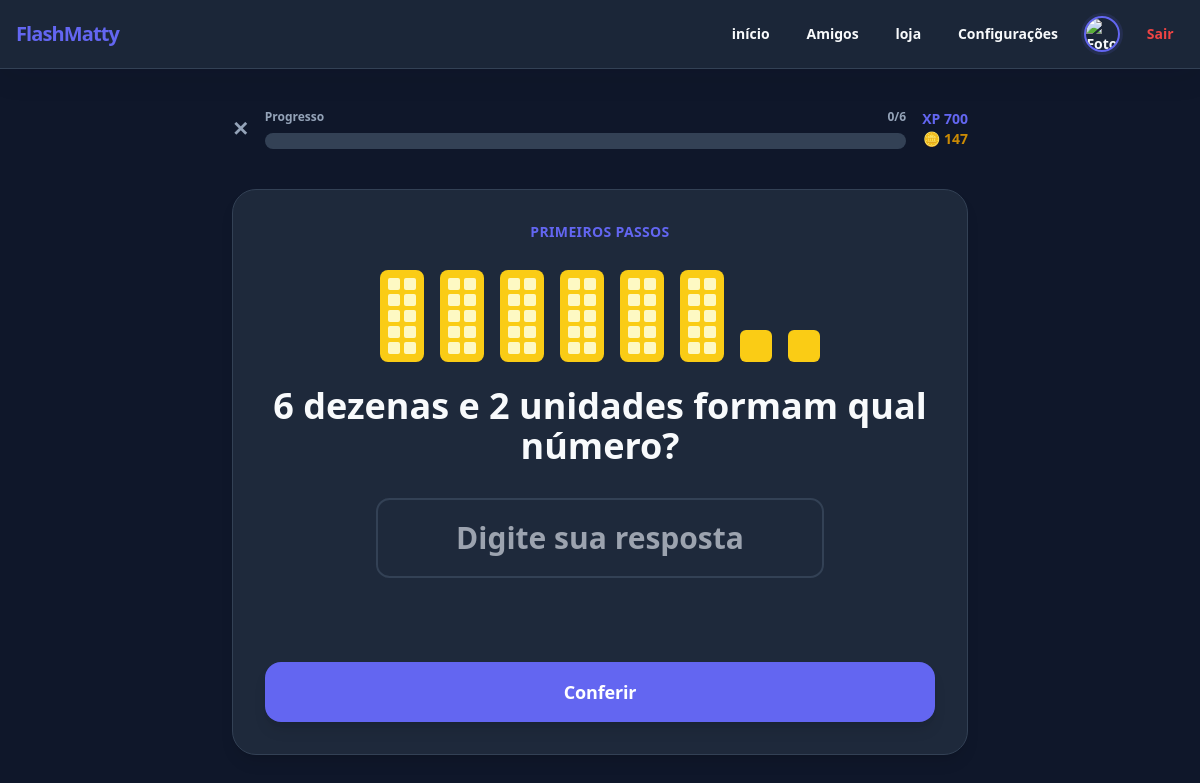
Before: /etapa/1-ano/numeros/composicao-decomposicao/1 (signed in) with the older database file.
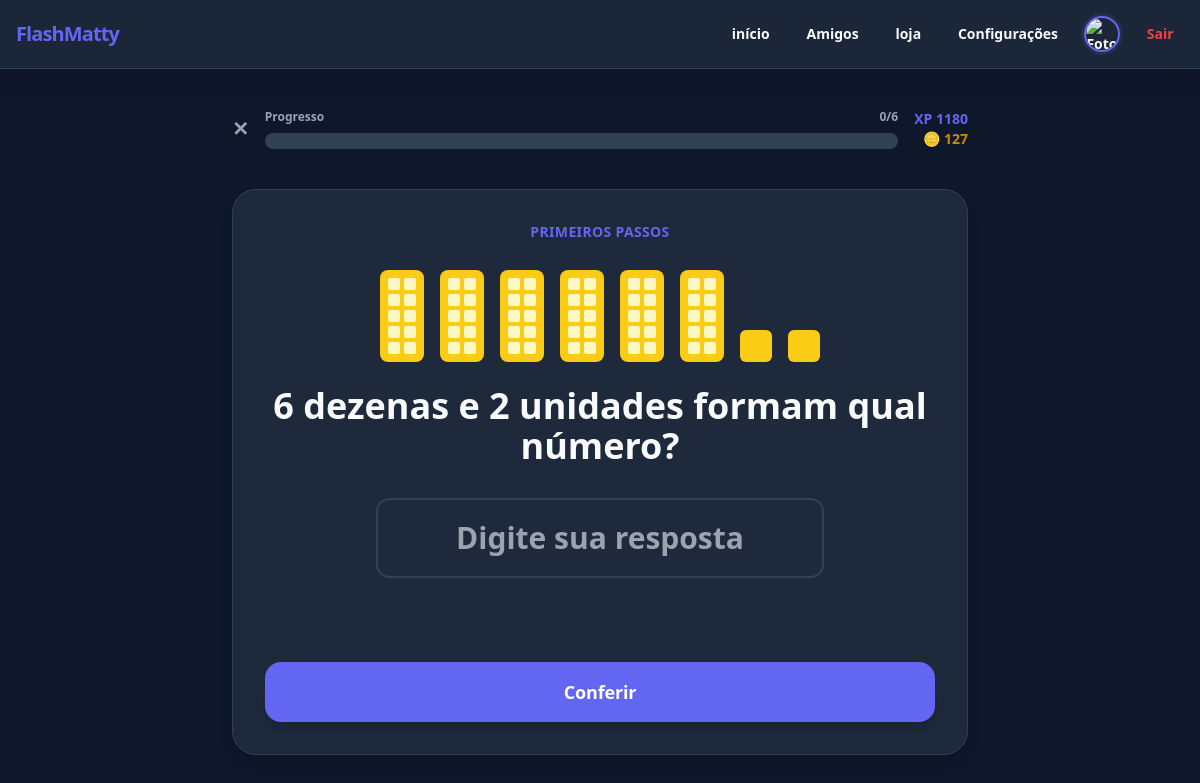
After: the same page with the newer database file.
### models.py (models this page shows, shortened)
class Usuario(UserMixin, db.Model):
    __tablename__ = "usuario"
    id = db.Column(
        db.Integer,
        primary_key=True
    )
    nome = db.Column(
        db.String(80),
        nullable=False
    )
    username = db.Column(
        db.String(40),
        unique=True,
        nullable=False
    )
    senha = db.Column(
        db.String(255),
        nullable=False
    )
    xp = db.Column(
        db.Integer,
        nullable=False,
        default=0
    )
    moedas = db.Column(
        db.Integer,
        nullable=False,
        default=0
    )
    acertos = db.Column(
        db.Integer,
        nullable=False,
        default=0
    )
    erros = db.Column(
        db.Integer,
        nullable=False,
        default=0
    )
    criado_em = db.Column(
        db.DateTime,
        nullable=False,
        default=datetime.utcnow
    )

### app.py (the view, shortened to what this page needs)
@app.route(
    "/etapa/<ano_id>/<tema_id>/<assunto_id>/<etapa_id>"
)
@login_required
def etapa(
    ano_id,
    tema_id,
    assunto_id,
    etapa_id
):
    dados_ano = buscar_ano(
        ano_id
    )
    dados_tema = buscar_tema(
        dados_ano,
        tema_id
    )
    dados_assunto = buscar_assunto(
        dados_tema,
        assunto_id
    )
    dados_etapa = buscar_etapa(
        dados_assunto,
        etapa_id
    )
    interacoes = (
        dados_etapa.get(
            "interacoes",
            []
        )
    )
    nova_questao = gerar_questao(
        dados_etapa[
            "tipo"
        ],
        interacoes,
        nivel=
            dados_etapa.get(
                "nivel"
            ),
        ano=
            dados_etapa.get(
                "ano",
                dados_ano.get(
                    "ordem"
                )
            ),
        complexidade=
            dados_etapa.get(
                "complexidade"
            ),
        operacoes=
            dados_etapa.get(
                "operacoes"
            ),
        desafio=
            dados_etapa.get(
                "desafio",
                False
            )
    )
    if (
        not isinstance(
            nova_questao,
            dict
        )
        or
        "pergunta" not in nova_questao
        or
        "resposta" not in nova_questao
    ):
        abort(
            500,
            description=
                "O gerador retornou uma questão inválida."
        )
    session[
        "tentativa"
    ] = {
        "ano":
            ano_id,
        "tema":
            tema_id,
        "assunto":
            assunto_id,
        "etapa":
            etapa_id,
        "respondidas":
            0,
        "acertos":
            0,
        "quantidade":
            dados_etapa[
                "quantidade"
            ],
        "pergunta":
            nova_questao[
                "pergunta"
            ],
        "resposta":
            nova_questao[
                "resposta"
            ],
        "tipo":
            dados_etapa[
                "tipo"
            ],
        "interacoes":
            interacoes,
        "nivel":
            dados_etapa.get(
                "nivel",
                2
            ),
        "ano_numero":
            dados_etapa.get(
                "ano",
                dados_ano.get(
                    "ordem",
                    1
                )
            ),
        "complexidade":
            dados_etapa.get(
                "complexidade",
                "pratica"
            ),
        "operacoes":
            dados_etapa.get(
                "operacoes",
                1
            ),
        "desafio":
            bool(
                dados_etapa.get(
                    "desafio",
                    False
                )
            ),
        "explicacao":
            nova_questao.get(
                "explicacao",
                ""
            ),
        "habilidade":
            nova_questao.get(
                "habilidade",
                ""
            )
    }
    session.modified = True
    return render_template(
        "etapa.html",
        ano=
            dados_ano,
        tema=
            dados_tema,
        assunto=
            dados_assunto,
        etapa=
            dados_etapa,
        etapa_id=
            etapa_id,
        questao_publica=
            questao_publica(
                nova_questao
            )
    )

### templates/etapa.html (shortened to what this page needs)
{% extends "base.html" %}
{% block content %}
<div
    id="exercicio-app"
    data-voltar="{{
        url_for(
            'assunto',
            ano_id=session['tentativa']['ano'],
            tema_id=session['tentativa']['tema'],
            assunto_id=session['tentativa']['assunto']
        )
    }}"
    class="
        max-w-3xl
        mx-auto
        px-4
        py-10
    "
>
    <div
        class="
            flex
            justify-between
            items-center
            gap-4
        "
    >
        <a
            href="{{
                url_for(
                    'assunto',
                    ano_id=session['tentativa']['ano'],
                    tema_id=session['tentativa']['tema'],
                    assunto_id=session['tentativa']['assunto']
                )
            }}"
            class="
                text-slate-500
                font-black
                text-xl
                hover:text-slate-800
            "
        >
            ✕
        </a>
        <div class="flex-1">
            <div
                class="
                    flex
                    justify-between
                    items-center
                    mb-2
                    text-xs
                    font-black
                    text-slate-500
                "
            >
                <span>
                    Progresso
                </span>
                <span id="texto-progresso">
                    0/{{ etapa.quantidade }}
                </span>
            </div>
            <div
                class="
                    bg-slate-200
                    h-4
                    rounded-full
                    overflow-hidden
                "
            >
            </div>
        </div>
        <div
            class="
                flex
                flex-col
                items-end
                text-sm
                font-black
            "
        >
            <div class="text-indigo-600">
                XP
                <span id="xp-atual">
                    {{ current_user.xp or 0 }}
                </span>
            </div>
            <div class="text-yellow-600">
                🪙
                <span id="moedas">
                    {{ current_user.moedas or 0 }}
                </span>
            </div>
        </div>
    </div>
    <div
        class="
            mt-10
            rounded-3xl
            bg-white
            border
            border-slate-100
            shadow-lg
            p-5
            md:p-8
        "
    >
        <p
            class="
                uppercase
                tracking-wide
                text-sm
                font-black
                text-indigo-600
                text-center
            "
        >
            {{ etapa.nome }}
        </p>
        <div
            id="visual"
            class="mt-7 min-h-0"
        ></div>
        <h1
            id="pergunta"
            class="
                text-2xl
                md:text-4xl
                font-black
                mt-6
                text-center
                text-slate-900
            "
        >
        </h1>
        <div
            id="resposta-area"
            class="mt-8"
        ></div>
        <div
            id="feedback"
            class="
                mt-6
                min-h-12
                text-center
                text-lg
                font-black
            "
        ></div>
        <button
            id="botaoResponder"
            type="button"
            class="
                mt-6
                w-full
                bg-indigo-600
                hover:bg-indigo-700
                disabled:bg-indigo-300
                disabled:cursor-not-allowed
                text-white
                font-black
                text-lg
                rounded-2xl
                p-4
                transition
                shadow-lg
            "
        >
        </button>
    </div>
</div>
{% endblock %}

### templates/base.html (shortened to what this page needs)
<!DOCTYPE html>
<html lang="pt-BR">
<head>
    <script src="https://cdn.tailwindcss.com"></script>
</head>
<body
    class="
        app-body
        min-h-screen
    "
>
{% if current_user.is_authenticated %}
<header
    class="
        app-header
        border-b
        sticky
        top-0
        z-50
        backdrop-blur-xl
    "
>
    <div
        class="
            max-w-7xl
            mx-auto
            px-4
            py-3
            flex
            flex-wrap
            gap-4
            items-center
            justify-between
        "
    >
        <a
            href="{{ url_for('dashboard') }}"
            class="
                app-logo
                font-black
                text-xl
                transition
            "
        >
            FlashMatty
        </a>
        <nav
            class="
                flex
                flex-wrap
                items-center
                justify-end
                gap-3
                sm:gap-4
                text-sm
                font-bold
            "
        >
            <a
                href="{{ url_for('dashboard') }}"
                class="app-nav-link transition"
            >
                início
            </a>
            <a
                href="{{ url_for('social.amigos') }}"
                class="
                    app-nav-link
                    relative
                    transition
                "
            > Amigos
            <a
                href="{{ url_for('loja.index') }}"
                class="
                    app-nav-link
                    transition
                "
                title="Loja"
            >
                <span class="">
                    loja
                </span>
            </a>
            <a
                href="{{ url_for('configuracoes') }}"
                class="
                    app-nav-link
                    transition
                "
                title="Configurações"
            >
                <span class="">
                    Configurações
                </span>
            </a>
            <a
                href="{{ url_for(
                    'social.perfil',
                    username=current_user.username
                ) }}"
                class="
                    app-nav-link
                    flex
                    items-center
                    gap-2
                    transition
                "
            >
                <img
                    src="{{ url_for(
                        'social.foto_perfil',
                        usuario_id=current_user.id
                    ) }}"
                    alt="Foto de {{ current_user.nome }}"
                    class="
                        app-avatar
                        w-9
                        h-9
                        rounded-full
                        object-cover
                        border-2
                    "
                >
            </a>
            <a
                href="{{ url_for('logout') }}"
                class="
                    text-red-500
                    hover:text-red-400
                    transition
                "
            >
                Sair
            </a>
        </nav>
    </div>
</header>
{% endif %}
<main>
    {% block content %}
    {% endblock %}
</main>
</body>
</html>

Changed rows visible on the page:
changed Usuario: xp "700" → "1180"; moedas "147" → "127"
